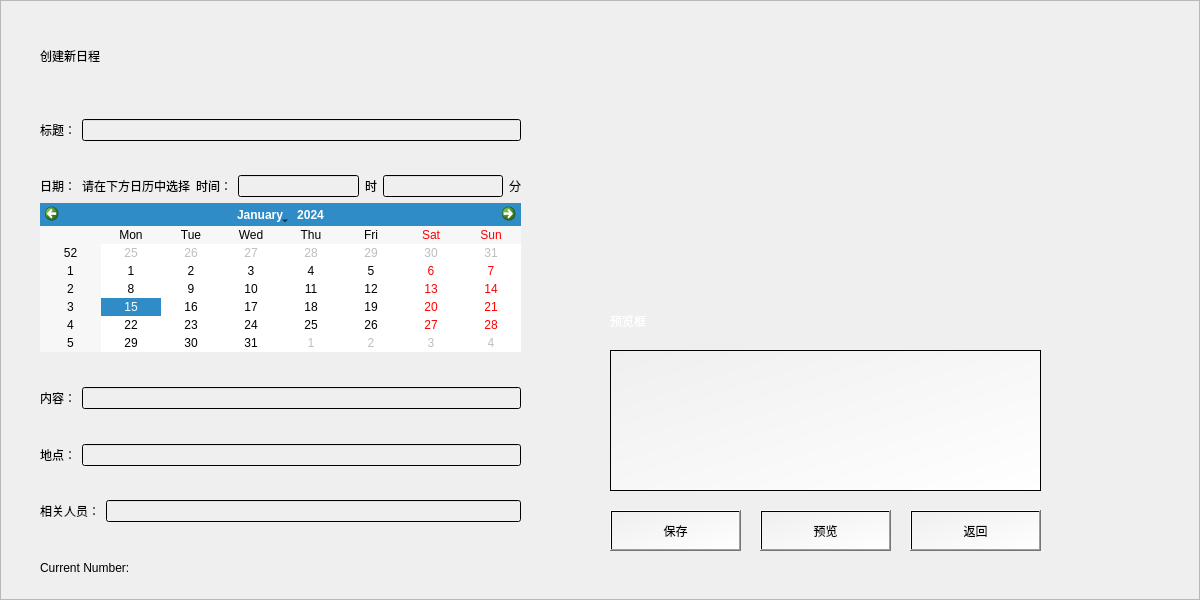
<?xml version="1.0" encoding="UTF-8"?>
<ui version="4.0">
 <class>newScheduleForm</class>
 <widget class="QWidget" name="newScheduleForm">
  <property name="geometry">
   <rect>
    <x>0</x>
    <y>0</y>
    <width>1200</width>
    <height>600</height>
   </rect>
  </property>
  <property name="minimumSize">
   <size>
    <width>1200</width>
    <height>600</height>
   </size>
  </property>
  <property name="maximumSize">
   <size>
    <width>1200</width>
    <height>600</height>
   </size>
  </property>
  <property name="windowTitle">
   <string>创建新日程</string>
  </property>
  <widget class="QFrame" name="frame">
   <property name="geometry">
    <rect>
     <x>0</x>
     <y>0</y>
     <width>1200</width>
     <height>600</height>
    </rect>
   </property>
   <property name="minimumSize">
    <size>
     <width>1200</width>
     <height>600</height>
    </size>
   </property>
   <property name="maximumSize">
    <size>
     <width>1200</width>
     <height>600</height>
    </size>
   </property>
   <property name="styleSheet">
    <string notr="true">#frame{
background-image: url(:/BGs.png);
}</string>
   </property>
   <property name="frameShape">
    <enum>QFrame::StyledPanel</enum>
   </property>
   <property name="frameShadow">
    <enum>QFrame::Raised</enum>
   </property>
   <widget class="QWidget" name="layoutWidget">
    <property name="geometry">
     <rect>
      <x>40</x>
      <y>90</y>
      <width>481</width>
      <height>461</height>
     </rect>
    </property>
    <layout class="QVBoxLayout" name="verticalLayout">
     <item>
      <spacer name="verticalSpacer_5">
       <property name="orientation">
        <enum>Qt::Vertical</enum>
       </property>
       <property name="sizeHint" stdset="0">
        <size>
         <width>20</width>
         <height>40</height>
        </size>
       </property>
      </spacer>
     </item>
     <item>
      <layout class="QHBoxLayout" name="horizontalLayout_2">
       <item>
        <widget class="QLabel" name="label_title">
         <property name="styleSheet">
          <string notr="true">font: 12pt &quot;等线&quot;;
</string>
         </property>
         <property name="text">
          <string>标题：</string>
         </property>
        </widget>
       </item>
       <item>
        <widget class="QLineEdit" name="lineEdit_title">
         <property name="styleSheet">
          <string notr="true">background-color: qlineargradient(spread:pad, x1:0, y1:1, x2:0, y2:1, stop:0 rgba(0, 0, 0, 0), stop:1 rgba(255, 255, 255, 255));
font: 12pt &quot;等线&quot;;</string>
         </property>
         <property name="text">
          <string/>
         </property>
        </widget>
       </item>
      </layout>
     </item>
     <item>
      <spacer name="verticalSpacer">
       <property name="orientation">
        <enum>Qt::Vertical</enum>
       </property>
       <property name="sizeHint" stdset="0">
        <size>
         <width>20</width>
         <height>40</height>
        </size>
       </property>
      </spacer>
     </item>
     <item>
      <layout class="QHBoxLayout" name="horizontalLayout">
       <item>
        <widget class="QLabel" name="label_6">
         <property name="styleSheet">
          <string notr="true">font: 12pt &quot;等线&quot;;
</string>
         </property>
         <property name="text">
          <string>日期：</string>
         </property>
        </widget>
       </item>
       <item>
        <widget class="QLabel" name="label_9">
         <property name="styleSheet">
          <string notr="true"/>
         </property>
         <property name="text">
          <string>请在下方日历中选择</string>
         </property>
        </widget>
       </item>
       <item>
        <widget class="QLabel" name="label_2">
         <property name="styleSheet">
          <string notr="true">font: 12pt &quot;等线&quot;;
</string>
         </property>
         <property name="text">
          <string>时间：</string>
         </property>
        </widget>
       </item>
       <item>
        <widget class="QLineEdit" name="lineEdit__hour">
         <property name="styleSheet">
          <string notr="true">font: 12pt &quot;等线&quot;;
background-color: qlineargradient(spread:pad, x1:0, y1:1, x2:0, y2:1, stop:0 rgba(0, 0, 0, 0), stop:1 rgba(255, 255, 255, 255));</string>
         </property>
        </widget>
       </item>
       <item>
        <widget class="QLabel" name="label_7">
         <property name="text">
          <string>时</string>
         </property>
        </widget>
       </item>
       <item>
        <widget class="QLineEdit" name="lineEdit_minute">
         <property name="styleSheet">
          <string notr="true">font: 12pt &quot;等线&quot;;
background-color: qlineargradient(spread:pad, x1:0, y1:1, x2:0, y2:1, stop:0 rgba(0, 0, 0, 0), stop:1 rgba(255, 255, 255, 255));</string>
         </property>
        </widget>
       </item>
       <item>
        <widget class="QLabel" name="label_8">
         <property name="text">
          <string>分</string>
         </property>
        </widget>
       </item>
      </layout>
     </item>
     <item>
      <widget class="QCalendarWidget" name="calendarWidget"/>
     </item>
     <item>
      <spacer name="verticalSpacer_2">
       <property name="orientation">
        <enum>Qt::Vertical</enum>
       </property>
       <property name="sizeHint" stdset="0">
        <size>
         <width>20</width>
         <height>40</height>
        </size>
       </property>
      </spacer>
     </item>
     <item>
      <layout class="QHBoxLayout" name="horizontalLayout_3">
       <item>
        <widget class="QLabel" name="label_3">
         <property name="styleSheet">
          <string notr="true">font: 12pt &quot;等线&quot;;
</string>
         </property>
         <property name="text">
          <string>内容：</string>
         </property>
        </widget>
       </item>
       <item>
        <widget class="QLineEdit" name="lineEdit_content">
         <property name="styleSheet">
          <string notr="true">font: 12pt &quot;等线&quot;;
background-color: qlineargradient(spread:pad, x1:0, y1:1, x2:0, y2:1, stop:0 rgba(0, 0, 0, 0), stop:1 rgba(255, 255, 255, 255));
</string>
         </property>
        </widget>
       </item>
      </layout>
     </item>
     <item>
      <spacer name="verticalSpacer_3">
       <property name="orientation">
        <enum>Qt::Vertical</enum>
       </property>
       <property name="sizeHint" stdset="0">
        <size>
         <width>20</width>
         <height>40</height>
        </size>
       </property>
      </spacer>
     </item>
     <item>
      <layout class="QHBoxLayout" name="horizontalLayout_4">
       <item>
        <widget class="QLabel" name="label_5">
         <property name="styleSheet">
          <string notr="true">font: 12pt &quot;等线&quot;;
</string>
         </property>
         <property name="text">
          <string>地点：</string>
         </property>
        </widget>
       </item>
       <item>
        <widget class="QLineEdit" name="lineEdit_location">
         <property name="styleSheet">
          <string notr="true">font: 12pt &quot;等线&quot;;
background-color: qlineargradient(spread:pad, x1:0, y1:1, x2:0, y2:1, stop:0 rgba(0, 0, 0, 0), stop:1 rgba(255, 255, 255, 255));
</string>
         </property>
        </widget>
       </item>
      </layout>
     </item>
     <item>
      <spacer name="verticalSpacer_4">
       <property name="orientation">
        <enum>Qt::Vertical</enum>
       </property>
       <property name="sizeHint" stdset="0">
        <size>
         <width>20</width>
         <height>40</height>
        </size>
       </property>
      </spacer>
     </item>
     <item>
      <layout class="QHBoxLayout" name="horizontalLayout_5">
       <item>
        <widget class="QLabel" name="label_4">
         <property name="styleSheet">
          <string notr="true">font: 12pt &quot;等线&quot;;
</string>
         </property>
         <property name="text">
          <string>相关人员：</string>
         </property>
        </widget>
       </item>
       <item>
        <widget class="QLineEdit" name="lineEdit_person">
         <property name="styleSheet">
          <string notr="true">font: 12pt &quot;等线&quot;;
background-color: qlineargradient(spread:pad, x1:0, y1:1, x2:0, y2:1, stop:0 rgba(0, 0, 0, 0), stop:1 rgba(255, 255, 255, 255));
</string>
         </property>
        </widget>
       </item>
      </layout>
     </item>
     <item>
      <spacer name="verticalSpacer_6">
       <property name="orientation">
        <enum>Qt::Vertical</enum>
       </property>
       <property name="sizeHint" stdset="0">
        <size>
         <width>20</width>
         <height>40</height>
        </size>
       </property>
      </spacer>
     </item>
    </layout>
   </widget>
   <widget class="QPushButton" name="pushButton_save">
    <property name="geometry">
     <rect>
      <x>610</x>
      <y>510</y>
      <width>131</width>
      <height>41</height>
     </rect>
    </property>
    <property name="styleSheet">
     <string notr="true">background-color: qlineargradient(spread:pad, x1:0, y1:0, x2:1, y2:1, stop:0 rgba(0, 0, 0, 0), stop:1 rgba(255, 255, 255, 255));
font: 10pt &quot;等线&quot;;</string>
    </property>
    <property name="text">
     <string>保存</string>
    </property>
   </widget>
   <widget class="QPushButton" name="pushButton_return">
    <property name="geometry">
     <rect>
      <x>910</x>
      <y>510</y>
      <width>131</width>
      <height>41</height>
     </rect>
    </property>
    <property name="styleSheet">
     <string notr="true">background-color: qlineargradient(spread:pad, x1:0, y1:0, x2:1, y2:1, stop:0 rgba(0, 0, 0, 0), stop:1 rgba(255, 255, 255, 255));
font: 10pt &quot;等线&quot;;</string>
    </property>
    <property name="text">
     <string>返回</string>
    </property>
   </widget>
   <widget class="QTextEdit" name="textEdit_show">
    <property name="geometry">
     <rect>
      <x>610</x>
      <y>350</y>
      <width>431</width>
      <height>141</height>
     </rect>
    </property>
    <property name="styleSheet">
     <string notr="true">background-color: qlineargradient(spread:pad, x1:0, y1:0, x2:1, y2:1, stop:0 rgba(0, 0, 0, 0), stop:1 rgba(255, 255, 255, 255));
font: 12pt &quot;等线&quot;;</string>
    </property>
    <property name="frameShape">
     <enum>QFrame::StyledPanel</enum>
    </property>
    <property name="frameShadow">
     <enum>QFrame::Sunken</enum>
    </property>
    <property name="lineWidth">
     <number>1</number>
    </property>
    <property name="html">
     <string>&lt;!DOCTYPE HTML PUBLIC &quot;-//W3C//DTD HTML 4.0//EN&quot; &quot;http://www.w3.org/TR/REC-html40/strict.dtd&quot;&gt;
&lt;html&gt;&lt;head&gt;&lt;meta name=&quot;qrichtext&quot; content=&quot;1&quot; /&gt;&lt;style type=&quot;text/css&quot;&gt;
p, li { white-space: pre-wrap; }
&lt;/style&gt;&lt;/head&gt;&lt;body style=&quot; font-family:'等线'; font-size:12pt; font-weight:400; font-style:normal;&quot;&gt;
&lt;p style=&quot;-qt-paragraph-type:empty; margin-top:0px; margin-bottom:0px; margin-left:0px; margin-right:0px; -qt-block-indent:0; text-indent:0px;&quot;&gt;&lt;br /&gt;&lt;/p&gt;&lt;/body&gt;&lt;/html&gt;</string>
    </property>
   </widget>
   <widget class="QPushButton" name="pushButton_preview">
    <property name="geometry">
     <rect>
      <x>760</x>
      <y>510</y>
      <width>131</width>
      <height>41</height>
     </rect>
    </property>
    <property name="styleSheet">
     <string notr="true">background-color: qlineargradient(spread:pad, x1:0, y1:0, x2:1, y2:1, stop:0 rgba(0, 0, 0, 0), stop:1 rgba(255, 255, 255, 255));
font: 10pt &quot;等线&quot;;</string>
    </property>
    <property name="text">
     <string>预览</string>
    </property>
   </widget>
   <widget class="QLabel" name="label_account_2">
    <property name="geometry">
     <rect>
      <x>40</x>
      <y>30</y>
      <width>241</width>
      <height>51</height>
     </rect>
    </property>
    <property name="styleSheet">
     <string notr="true">font: 26pt &quot;黑体&quot;;</string>
    </property>
    <property name="text">
     <string>创建新日程</string>
    </property>
   </widget>
   <widget class="QLabel" name="label_10">
    <property name="geometry">
     <rect>
      <x>610</x>
      <y>300</y>
      <width>61</width>
      <height>41</height>
     </rect>
    </property>
    <property name="styleSheet">
     <string notr="true">color: rgb(255, 255, 255);
font: 75 12pt &quot;等线&quot;;</string>
    </property>
    <property name="text">
     <string>预览框</string>
    </property>
   </widget>
   <widget class="QLabel" name="label_number">
    <property name="geometry">
     <rect>
      <x>40</x>
      <y>560</y>
      <width>271</width>
      <height>16</height>
     </rect>
    </property>
    <property name="text">
     <string>Current Number:</string>
    </property>
   </widget>
  </widget>
 </widget>
 <tabstops>
  <tabstop>lineEdit_title</tabstop>
  <tabstop>lineEdit__hour</tabstop>
  <tabstop>lineEdit_minute</tabstop>
  <tabstop>calendarWidget</tabstop>
  <tabstop>lineEdit_content</tabstop>
  <tabstop>lineEdit_location</tabstop>
  <tabstop>lineEdit_person</tabstop>
  <tabstop>textEdit_show</tabstop>
  <tabstop>pushButton_save</tabstop>
  <tabstop>pushButton_preview</tabstop>
  <tabstop>pushButton_return</tabstop>
 </tabstops>
 <resources/>
 <connections/>
</ui>
